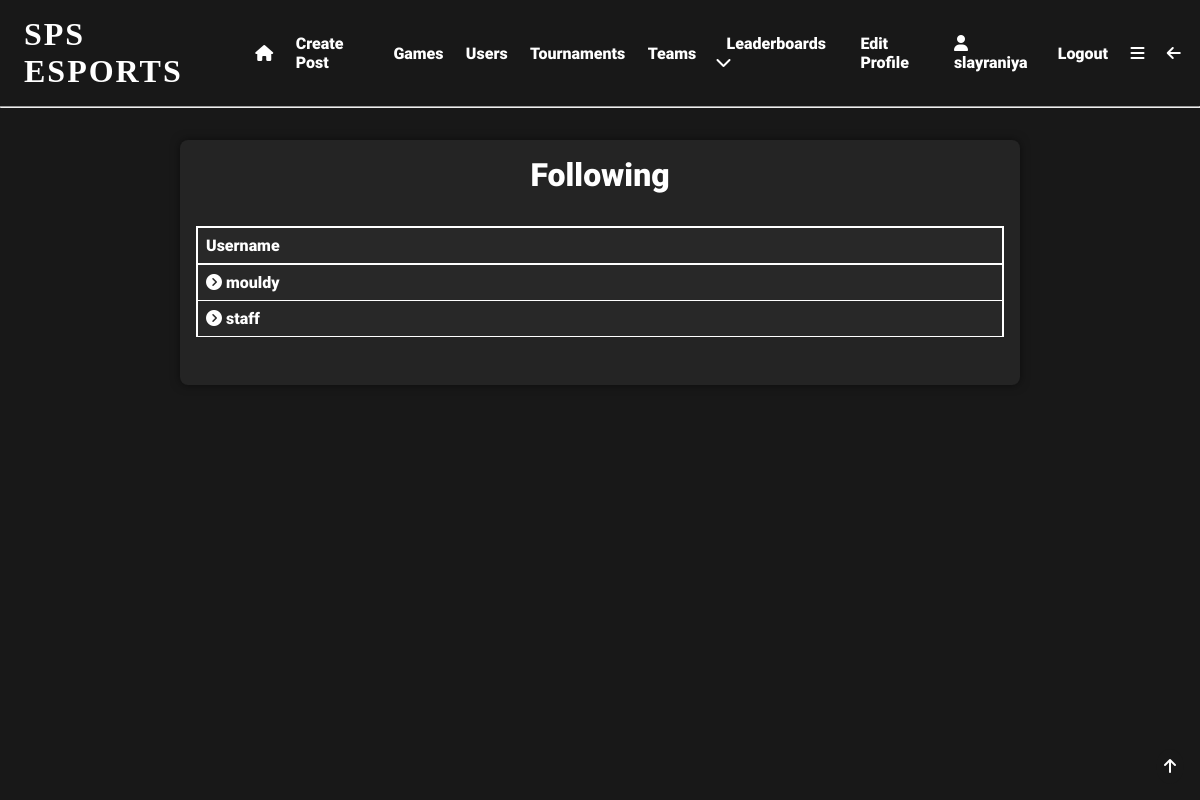
The app's page /following/peyton (signed in) with its own data.
### app/models.py (models this page shows, shortened)
class User(UserMixin, db.Model):
    user_id = db.Column(db.Integer, primary_key=True)
    username = db.Column(db.String(64), index=True, unique=True)
    email = db.Column(db.String(120), index=True, unique=True)
    password_hash = db.Column(db.String(128), nullable=False)
    pfp = db.Column(db.String(140))
    user_bio = db.Column(db.String(140), default='New to SPS eSports!!!')
    pronouns = db.Column(db.String(64), nullable=True)
    skill_level = db.Column(db.String(64), default='Unsure')
    role = db.Column(db.String(64))
    grade = db.Column(db.String(64), nullable=True, default='Unsure')
    availability = db.Column(db.String(140), default='Unsure')
    teams = db.relationship('Teams', back_populates='user')
    team_users = db.relationship('TeamUsers', back_populates='user')
    posts = db.relationship('Posts', back_populates='user')
    likes = db.relationship('Likes', back_populates='user')
    tournaments = db.relationship('Tournaments', back_populates='user')
    favourite_games = db.relationship('FavouriteGames', back_populates='user')
    tournament_users = db.relationship('TournamentUsers', back_populates='user')
    comments = db.relationship('Comments', back_populates='user')
    matches = db.relationship('Matches', back_populates='user')
    match_users = db.relationship('MatchUsers', back_populates='user')
    following = db.relationship('Following', backref='user', foreign_keys='Following.user_id')
    followed = db.relationship('Following', foreign_keys='Following.following_id')
    sponsor = db.relationship('SponsoredUsers', backref='user', foreign_keys='SponsoredUsers.sponsor_id')
    sponsored = db.relationship('SponsoredUsers', foreign_keys='SponsoredUsers.sponsored_id')

### app/routes.py (the view)
@app.route('/following/<username>')
@login_required
def following(username):
    user = User.query.filter_by(username=username).first_or_404()
    following = Following.query.filter_by(user_id=user.user_id).all()
    following_list = []
    for follow in following:
        follow = User.query.filter_by(user_id=follow.following_id).first()
        following_list.append(follow)
    return render_template('following.html', user=user, following=following_list)

### app/models.py (called while the page is built)
@login.user_loader
def load_user(user_id):
    return User.query.get(int(user_id))  # returns the user id as an integer

### app/templates/following.html
{% extends 'base.html' %}
{% block content %}
<div class="centre">
    <div class="gen-container">
        <h1>Following</h1>
        {% if following %}
        <div class="info-table lineup">
            <table>
                <tr>
                    <th>Username</th>
                </tr>
                {% for user in following %}
                <tr>
                    <td><a href="{{url_for('user', username=user.username)}}"><i
                            class="fa-solid fa-circle-chevron-right"></i> {{user.username}}</a></td>
                </tr>
                {% endfor %}
            </table>
        </div>
        {% else %}
        <p>{{user.username}} doesn't follow anyone</p>
        {% endif %}
    </div>
</div>
{% endblock %}

### app/templates/base.html (shortened to what this page needs)
<!DOCTYPE html>
<html lang="en">
<head>
    <link rel="stylesheet" href="{{ url_for('static', filename='css/styles.css') }}">
</head>
<body>
  <div id="top" class="header">
      {% if current_user.is_anonymous %}
        <h1 onclick="location.href='login'">SPS ESPORTS</h1>
        <a href="{{ url_for('login') }}">Login</a>
        <a href="{{ url_for('register') }}">Register</a>
      {% else %}
        <h1 onclick="location.href='{{url_for('index')}}'">SPS ESPORTS</h1>
        <a href="{{ url_for('index') }}"><i class="fa-solid fa-house"></i></a>
        <a href="{{ url_for('create_post') }}">Create Post</a>
        <a href="{{ url_for('search') }}">Games</a>
        <a href="{{ url_for('user_search') }}">Users</a>
        <a href="{{ url_for('tournament_search') }}">Tournaments</a>
        <a href="{{url_for('team_search')}}">Teams</a>
        <div class="expand">
            <div class="expand-button">
                <a href="javascript:showDropdown()">Leaderboards  <i class="fa-solid fa-chevron-down"></i></a>
            </div>
        </div>
        <a href="{{ url_for('edit_profile') }}">Edit Profile</a>
        <a href="{{ url_for('user', username=current_user.username) }}"><i class="fa-solid fa-user"></i>   {{current_user.username}}</a>
        <a href="{{ url_for('logout') }}">Logout</a>
        <a href="javascript:showNavBar()"><i class="fa-solid fa-bars"></i></a>
        <a href="javascript:window.history.back();"><i class="fa-solid fa-arrow-left"></i></a>
      {% endif %}
  </div>
    <hr>
  <div class="topbutton">
    <a href="#top"><i class="fa-solid fa-arrow-up"></i></a>
  </div>
{% block content %} {% endblock %}
</body>
</html>

### app/static/css/styles.css (style rules this page uses)
* { margin: 0; padding: 0; box-sizing: border-box; scroll-behavior: smooth; scrollbar-width: thin; scrollbar-color: white var(--bg); }
body { background: var(--bg); color: white; }
:root { --accent: #e81c29; --bg: #181818; --bg2: #282828; --lightbg: rgba(255,255,255,0.05); }
.header { display:flex; align-items: center; padding: 1em 0.5em; }
.header a { padding: 0em 0.7em; font-family: 'Roboto'; font-size: 1em; text-decoration: none; transition: 0.5s; position: relative; transition: 0.3s; color: white; }
.header a::before { content: ''; position: absolute; width: 100%; height: 2px; left: 0; bottom: -2px; background-color: var(--accent); transform-origin: right; transform: scaleX(0); transition: transform 0.3s; }
.header h1 { box-shadow: inset 0 0 0 0 var(--bg); font-family: 'Nausea'; letter-spacing: 2px; padding: 0 0.5em; position: relative; transition: color 0.3s ease-in-out, box-shadow 0.3s ease-in-out; }
.expand { font-family: 'Roboto'; padding: 0.5em; position: relative; }
h1 { font-family: 'Roboto'; font-size: 2em; }
.centre h1 { text-align: center; }
.topbutton { position: fixed; bottom: 1em; right: 1em; padding: 0.5em; border-radius: 50%; background-color: var(--bg); color: white; font-family: 'Roboto'; font-size: 1em; transition: 0.5s; }
a { color: white; text-decoration: none; transition: 0.5s; padding: 0.5em 0; position: relative; font-family: 'Roboto'; }
a::before { content: ''; position: absolute; width: 100%; height: 2px; left: 0; bottom: -2px; background-color: var(--accent); transform-origin: right; transform: scaleX(0); transition: transform 0.3s; }
.centre { display: flex; flex-flow: row wrap; align-items: center; justify-content: center; width: 100%; margin: 1em 0; }
.info-table { display: flex; flex-flow: column wrap; align-items: center; justify-content: center; width: 100%; margin: 1em 0; font-family: 'Roboto'; }
.info-table table { width: 100%; border-collapse: collapse; margin: 1em 0; text-align: left; }
.info-table th { padding: 0.5em; border: 2px solid white; background-color: var(--bg2); }
.info-table td { padding: 0.5em; border: 1px solid white; border-right: 2px solid white; border-left: 2px solid white; background-color: var(--bg2); }
.gen-container { display: flex; flex-flow: column wrap; align-items: center; justify-content: center; width: 70%; margin: 1em 0; font-family: 'Roboto'; background-color: var(--lightbg); padding: 1em; border-radius: 0.5em; box-shadow: 0 0 10px 0 rgba(0,0,0,0.5); }
.lineup a::before { top: 80%; }

### records on screen
User: username "slayraniya"
User: username "mouldy"
User: username "staff"
